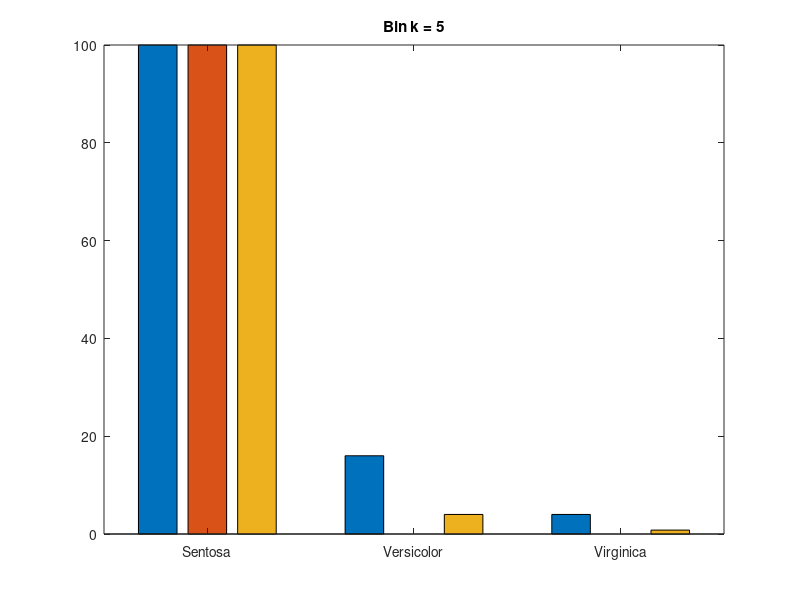
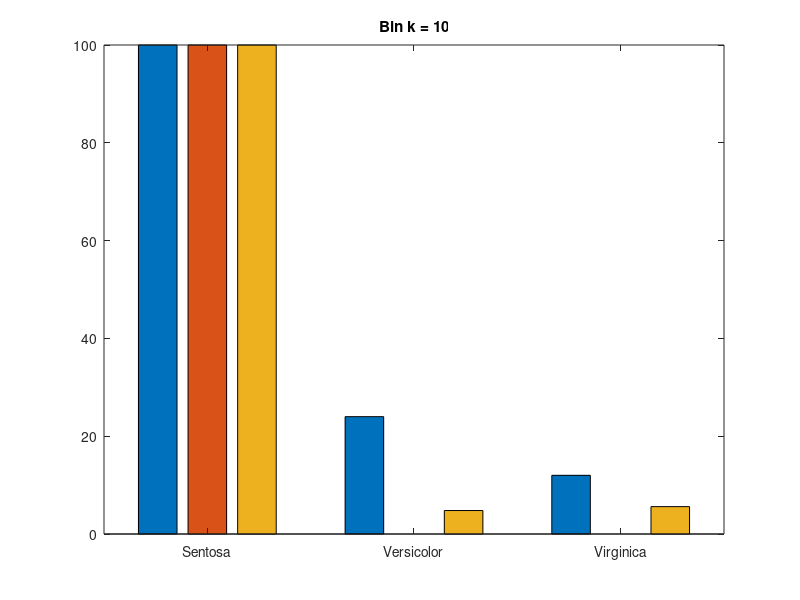
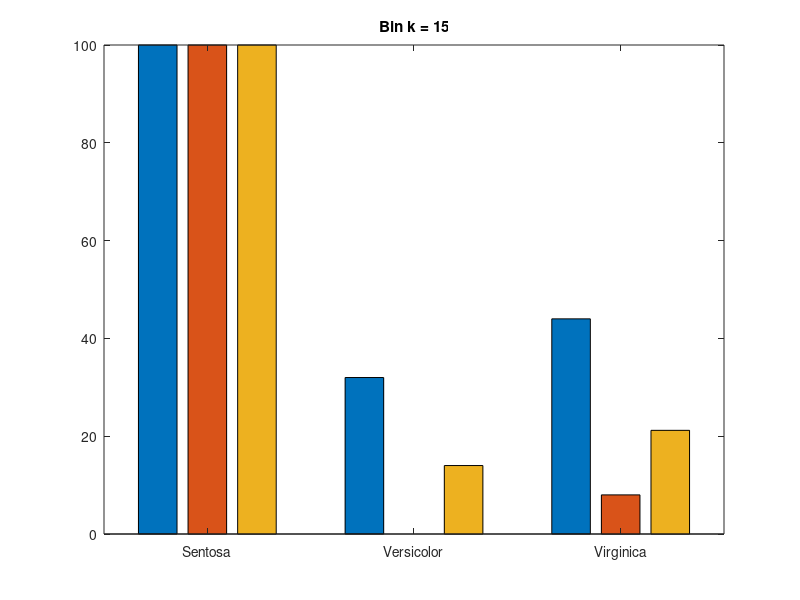
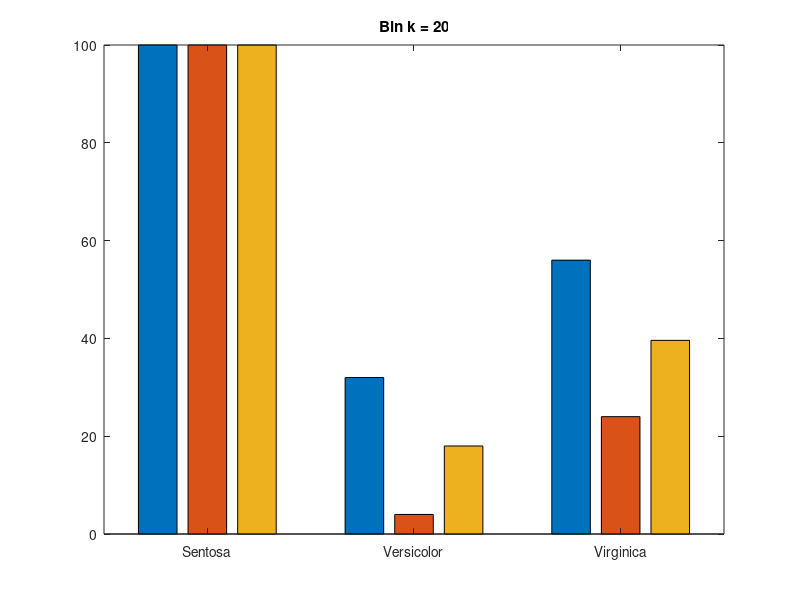

Write MATLAB code to recreate these figures, in order.
%%%%%%%%%%%%%%%%%%%%%%%%%%%%%%%%%%%%%%%%%%%%%%%%%%%%%%%%%%%%%%%%%%%%%%%%%
% Homework assignment 2
% Team:
% James Buckey, Kendrick Li & Praakrit Pradhan
%%%%%%%%%%%%%%%%%%%%%%%%%%%%%%%%%%%%%%%%%%%%%%%%%%%%%%%%%%%%%%%%%%%%%%%%%

clear all; clc;
load fisheriris.mat;
rng('shuffle');
k = 10; % number of bins
% Create iris graph
%-----------------------------------%
iris = meas.*10;
index = 0;
for runs = 1:10
    for k = 5:5:20
        for x = 1:150
            if(strcmp(species(x), 'setosa'))
                iris(x, 5) = 1.0;
            elseif(strcmp(species(x), 'versicolor'))
                iris(x, 5) = 2.0;
            else
                iris(x, 5) = 3.0;
            end
        end
        
        cbin = zeros(150,4);
        p = [];
        for a = 1:4
            % bin column and get n = number in each bin, c = centers of bins
            [n, c] = hist(iris(:,a), k);
            
            % prob of each bin
            p = [p; n/sum(n)];
            
            % get which elements are in which bins
            for x = 1:150
                [y cbin(x, a)] = min(abs(c - iris(x,a)));
            end
        end
        
        % cbin discretized array
        cbin(:, 5) = iris(:, 5);
        
        % Assigning the descritized set into flowers
        sentosa = cbin(1:50,:);
        verisicolor = cbin(51:100,:);
        virginica = cbin(101:150,:);
        
        % Randomizing
        data = 1:50;
        data = data(randperm(50));
        sentosa = sentosa(data, :);
        verisicolor = verisicolor(data, :);
        virginica = virginica(data, :);
        
        % Splitting into training and test data
        sentosaTrain = sentosa(1:25, :);
        sentosaTest = sentosa(26:50, :);
        verisicolorTrain = verisicolor(1:25, :);
        verisicolorTest = verisicolor(26:50, :);
        virginicaTrain = virginica(1:25, :);
        virginicaTest = virginica(26:50, :);
        
        % All Train\Test data
        flowerTrain = [sentosaTrain; verisicolorTrain; virginicaTrain];
        flowerTest = [sentosaTest; verisicolorTest; virginicaTest];
        
        % Probability of each flower in Training data
        probSentosa = sum(flowerTrain(:,5) == 1)/75;
        probVersicolor = sum(flowerTrain(:,5) == 2)/75;
        probVirginica = sum(flowerTrain(:,5) == 3)/75;
        
        % Probability of each bin
        att_probBin = [];
        for binnum = 1:k
            for flower = 1:3
                flowerr = flowerTrain(find(flowerTrain(:,5) == flower),:);
                att_probBin(binnum,flower,1) = sum(flowerr(:,1) == binnum)/25;
                att_probBin(binnum,flower,2) = sum(flowerr(:,2) == binnum)/25;
                att_probBin(binnum,flower,3) = sum(flowerr(:,3) == binnum)/25;
                att_probBin(binnum,flower,4) = sum(flowerr(:,4) == binnum)/25;
            end
        end
        
        phi = ones(75,3);
        % count = 0;
        for sampleRow = 1:75
            for flower = 1:3
                for attributes = 1:4
                    binnum = flowerTest(sampleRow,attributes);
                    phi(sampleRow,flower) = phi(sampleRow,flower) * att_probBin(binnum,flower,attributes);
                    %         pause(1)
                end
            end
        end
        
        % Optimized training set:there are equal amounts of each flower
        probvnb(:,1:3) = 0.3333 * phi(:,1:3);
        
        % Returns the max in each row.
        % Compares the three flowers VNB and picks the largest
        % I gives us the column number at which its max
        [M I] = max(probvnb,[],2);
        
        index = index + 1;
        % Comparing I with the actual flower values will give us accuracies
        accurate_flower1(runs,index) = sum(flowerTest(1:25,5) == I(1:25));
        accurate_flower2(runs,index) = sum(flowerTest(1:25,5) == I(26:50));
        accurate_flower3(runs,index) = sum(flowerTest(1:25,5) == I(51:75));
        
    end
    index = 0;
end

max_flower = [max(accurate_flower1); max(accurate_flower2); max(accurate_flower3)];
max_flower = (max_flower/25)*100;
min_flower = [min(accurate_flower1); min(accurate_flower2); min(accurate_flower3)];
min_flower = (min_flower/25)*100;
mean_flower = [mean(accurate_flower1); mean(accurate_flower2); mean(accurate_flower3)];
mean_flower = (mean_flower/25)*100;

% bar graph X axis is Sentorsa, Versicolor , and Virginica
% Each flower graphs are set as MAX MIN and then MEAN (average)
face = [[1 0.8 0.2];[0.6 0 1];[1 0.1 0.1]];
for bins = 1:4
    flower = [];
    for flow = 1:3
        flower =  [flower; max_flower(flow,bins),min_flower(flow,bins),mean_flower(flow,bins)];
    end
    figure()
    bar(flower)
    text = sprintf('Bin k = %d',bins*5);
    title(text);
    flowers={'Sentosa'; 'Versicolor'; 'Virginica' };
        set(gca,'xticklabel',flowers)
end








